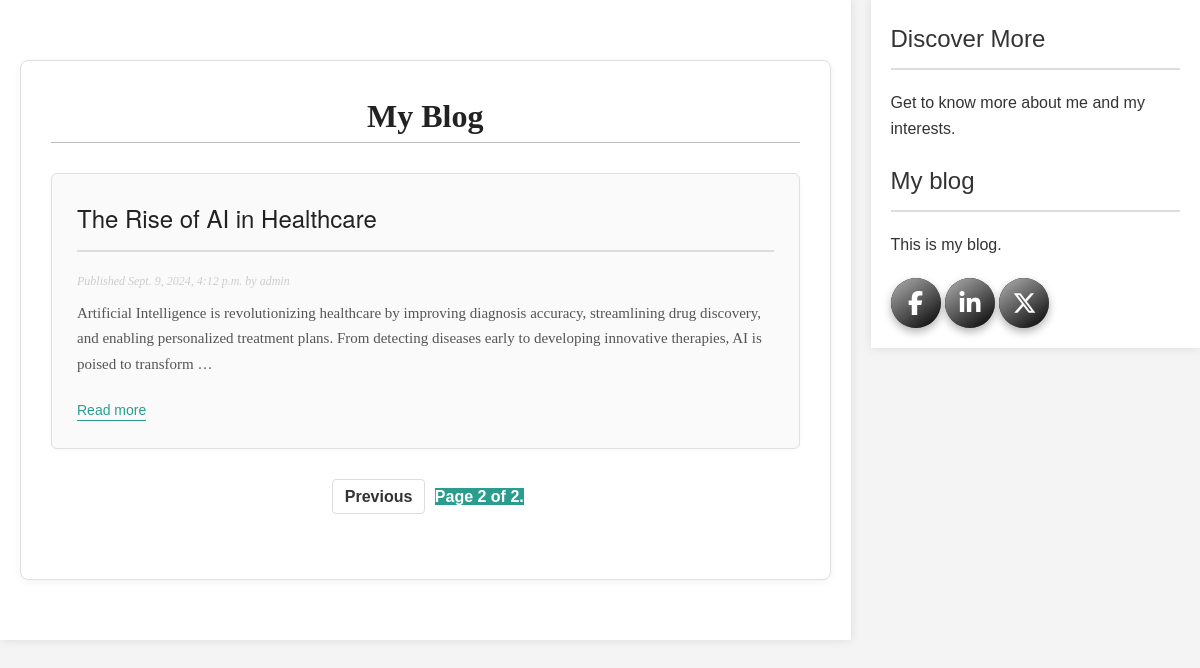
Screenshot of /blog/?page=2 with the database file from the repository.
### blog/models.py (models this page shows, shortened)
class Post(models.Model):
    class Status(models.TextChoices):
        DRAFT = 'DF', 'Draft'
        PUBLISHED = 'PB', 'Published'
    title = models.CharField(max_length=250)
    slug = models.SlugField(
        max_length=250,
        unique_for_date='publish'
    )
    author = models.ForeignKey(
        settings.AUTH_USER_MODEL,
        on_delete=models.CASCADE,
        related_name='blog_posts'
    )
    body = models.TextField()
    publish = models.DateTimeField(default=timezone.now)
    created = models.DateTimeField(auto_now_add=True)
    updated = models.DateTimeField(auto_now=True)
    status = models.CharField(
        max_length=2,
        choices=Status,
        default=Status.DRAFT
    )
    objects = models.Manager()  # The default manager.
    published = PublishedManager()  # Our custom manager.
    class Meta:
        ordering = ['-publish']
        indexes = [
            models.Index(fields=['-publish']),
        ]
    def get_absolute_url(self):
        return reverse(
            'blog:post_detail',
            args=[
                self.publish.year,
                self.publish.month,
                self.publish.day,
                self.slug,
            ],
        )

### blog/views.py (the view)
# urls.py: path('', views.PostListView.as_view(), name='post_list'),
class PostListView(ListView):
    queryset = Post.published.all()
    context_object_name = 'posts'
    paginate_by = 3
    template_name = 'blog/post/list.html'

### blog/templates/blog/post/list.html (shortened to what this page needs)
{% extends "blog/base.html" %}
{% block content %}
  <div class="blog-container">
    <h1 class="blog-title">My Blog</h1>
    {% for post in posts %}
      <div class="post-preview">
        <h2 class="post-title">
          <a href="{{ post.get_absolute_url }}">
            {{ post.title }}
          </a>
        </h2>
        <p class="date">
          Published {{ post.publish }} by {{ post.author }}
        </p>
        <div class="post-snippet">
          {{ post.body|truncatewords:30|linebreaks }}
        </div>
        <a href="{{ post.get_absolute_url }}" class="read-more">Read more</a>
      </div>
    {% endfor %}
    {% include "pagination.html" with page=page_obj %}
  </div>
{% endblock %}

### blog/static/css/blog.css (style rules this page uses)
body { margin: 0; padding: 0; font-family: helvetica, sans-serif; }
a { color: #00abff; text-decoration: none; }
h1 { font-weight: normal; border-bottom: 1px solid #bbb; padding: 0 0 10px 0; }
h2 { font-weight: normal; margin: 30px 0 0; }
p.date { color: #ccc; font-family: georgia, serif; font-size: 12px; font-style: italic; }
.blog-container { max-width: 800px; margin: 40px auto; padding: 30px; background-color: #fff; border-radius: 8px; box-shadow: 0 2px 8px rgba(0, 0, 0, 0.05); border: 1px solid #e0e0e0; }
.blog-title { font-size: 32px; font-weight: 600; text-align: center; margin-bottom: 30px; color: #222; font-family: 'Georgia', serif; }
.post-preview { margin-bottom: 35px; padding: 25px; background-color: #fafafa; border-radius: 6px; box-shadow: 0 1px 4px rgba(0, 0, 0, 0.03); border: 1px solid #e0e0e0; transition: box-shadow 0.3s ease, transform 0.3s ease; }
.post-title a { font-size: 24px; color: #222; text-decoration: none; transition: color 0.2s ease; font-family: 'Helvetica Neue', sans-serif; }
.date { font-size: 13px; color: #777; margin-bottom: 10px; font-family: 'Arial', sans-serif; }
.post-snippet { font-size: 15px; color: #555; line-height: 1.7; margin-bottom: 15px; font-family: 'Georgia', serif; }
.read-more { font-size: 14px; color: #2a9d8f; text-decoration: none; font-weight: 500; border-bottom: 1px solid #2a9d8f; padding-bottom: 2px; transition: color 0.2s ease, border-color 0.2s ease; }
body, h1, h2, p { margin: 0; padding: 0; }
body { font-family: Arial, sans-serif; line-height: 1.6; background-color: #f4f4f4; color: #333; display: flex; justify-content: center; align-items: flex-start; min-height: 100vh; }
h2 { border-bottom: 2px solid #ddd; padding-bottom: 10px; margin-bottom: 20px; }
p { margin-bottom: 20px; }

### rows the page displays
Post: title "The Rise of AI in Healthcare", publish "Sept. 9, 2024, 4:12 p.m.", author "admin", body "Artificial Intelligence is revolutionizing healthcare by improving diagnosis accuracy, streamlining drug discovery, and enabling personalized treatment plans. From detecting diseases early to developing innovative therapies, AI is poised to transform …"

### other values shown
{{ page.number }} "2"
{{ page.paginator.num_pages }} "2"
